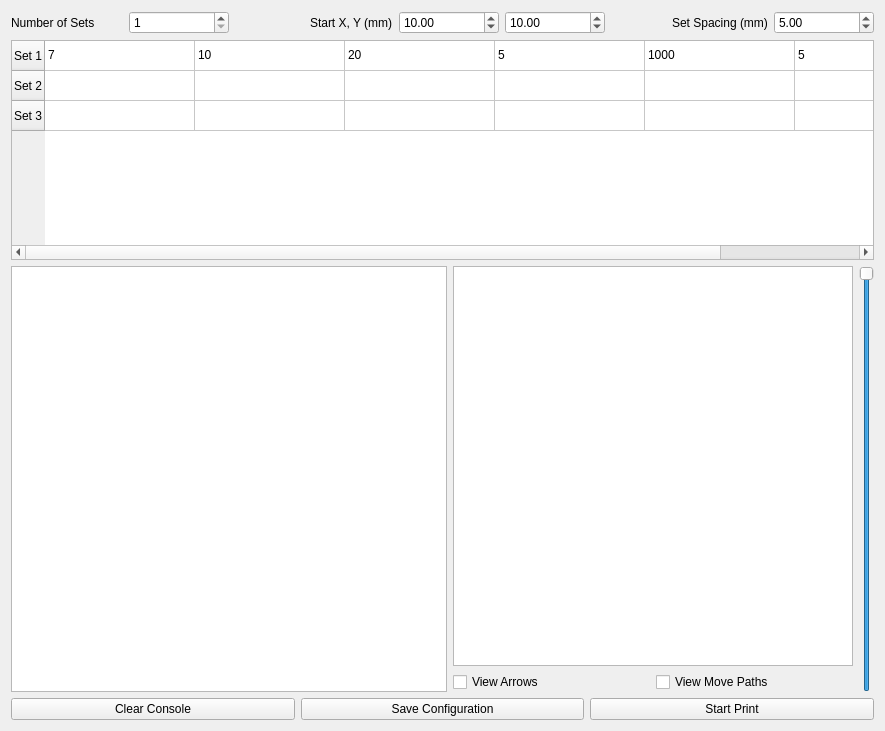
<?xml version="1.0" encoding="UTF-8"?>
<ui version="4.0">
 <class>LinePrintWidget</class>
 <widget class="QWidget" name="LinePrintWidget">
  <property name="geometry">
   <rect>
    <x>0</x>
    <y>0</y>
    <width>885</width>
    <height>731</height>
   </rect>
  </property>
  <property name="windowTitle">
   <string>Form</string>
  </property>
  <layout class="QVBoxLayout" name="verticalLayout_3">
   <item>
    <layout class="QHBoxLayout" name="horizontalLayout_7">
     <item>
      <widget class="QLabel" name="label_numSets">
       <property name="sizePolicy">
        <sizepolicy hsizetype="Fixed" vsizetype="Preferred">
         <horstretch>0</horstretch>
         <verstretch>0</verstretch>
        </sizepolicy>
       </property>
       <property name="minimumSize">
        <size>
         <width>112</width>
         <height>0</height>
        </size>
       </property>
       <property name="maximumSize">
        <size>
         <width>112</width>
         <height>16777215</height>
        </size>
       </property>
       <property name="text">
        <string>Number of Sets</string>
       </property>
      </widget>
     </item>
     <item>
      <widget class="QSpinBox" name="numSets">
       <property name="maximumSize">
        <size>
         <width>100</width>
         <height>16777215</height>
        </size>
       </property>
       <property name="minimum">
        <number>1</number>
       </property>
       <property name="maximum">
        <number>10</number>
       </property>
       <property name="value">
        <number>1</number>
       </property>
      </widget>
     </item>
     <item alignment="Qt::AlignRight">
      <widget class="QLabel" name="label_StartXY">
       <property name="text">
        <string>Start X, Y (mm)</string>
       </property>
      </widget>
     </item>
     <item>
      <widget class="QDoubleSpinBox" name="startX">
       <property name="maximumSize">
        <size>
         <width>100</width>
         <height>16777215</height>
        </size>
       </property>
       <property name="value">
        <double>10.000000000000000</double>
       </property>
      </widget>
     </item>
     <item>
      <widget class="QDoubleSpinBox" name="startY">
       <property name="maximumSize">
        <size>
         <width>100</width>
         <height>16777215</height>
        </size>
       </property>
       <property name="value">
        <double>10.000000000000000</double>
       </property>
      </widget>
     </item>
     <item alignment="Qt::AlignRight">
      <widget class="QLabel" name="label_setSpacing">
       <property name="text">
        <string>Set Spacing (mm)</string>
       </property>
      </widget>
     </item>
     <item>
      <widget class="QDoubleSpinBox" name="setSpacing">
       <property name="maximumSize">
        <size>
         <width>100</width>
         <height>16777215</height>
        </size>
       </property>
       <property name="decimals">
        <number>2</number>
       </property>
       <property name="minimum">
        <double>0.010000000000000</double>
       </property>
       <property name="value">
        <double>5.000000000000000</double>
       </property>
      </widget>
     </item>
    </layout>
   </item>
   <item>
    <widget class="QTableWidget" name="tableWidget">
     <attribute name="horizontalHeaderVisible">
      <bool>false</bool>
     </attribute>
     <attribute name="horizontalHeaderCascadingSectionResizes">
      <bool>false</bool>
     </attribute>
     <attribute name="horizontalHeaderDefaultSectionSize">
      <number>150</number>
     </attribute>
     <attribute name="verticalHeaderCascadingSectionResizes">
      <bool>false</bool>
     </attribute>
     <row>
      <property name="text">
       <string>Set 1</string>
      </property>
     </row>
     <row>
      <property name="text">
       <string>Set 2</string>
      </property>
     </row>
     <row>
      <property name="text">
       <string>Set 3</string>
      </property>
     </row>
     <column>
      <property name="text">
       <string>Number of Lines</string>
      </property>
     </column>
     <column>
      <property name="text">
       <string>Line Spacing (mm)</string>
      </property>
     </column>
     <column>
      <property name="text">
       <string>Line Length (mm)</string>
      </property>
     </column>
     <column>
      <property name="text">
       <string>Droplet Spacing (um)</string>
      </property>
     </column>
     <column>
      <property name="text">
       <string>Jetting Frequency (Hz)</string>
      </property>
     </column>
     <column>
      <property name="text">
       <string>Printing Velocity (mm/s)</string>
      </property>
     </column>
     <item row="0" column="0">
      <property name="text">
       <string>7</string>
      </property>
     </item>
     <item row="0" column="1">
      <property name="text">
       <string>10</string>
      </property>
     </item>
     <item row="0" column="2">
      <property name="text">
       <string>20</string>
      </property>
     </item>
     <item row="0" column="3">
      <property name="text">
       <string>5</string>
      </property>
     </item>
     <item row="0" column="4">
      <property name="text">
       <string>1000</string>
      </property>
     </item>
     <item row="0" column="5">
      <property name="text">
       <string>5</string>
      </property>
     </item>
     <item row="1" column="0">
      <property name="text">
       <string/>
      </property>
     </item>
    </widget>
   </item>
   <item>
    <layout class="QHBoxLayout" name="horizontalLayout_5" stretch="8,5,1">
     <item>
      <widget class="QTextEdit" name="consoleOutput">
       <property name="sizePolicy">
        <sizepolicy hsizetype="Expanding" vsizetype="Minimum">
         <horstretch>0</horstretch>
         <verstretch>0</verstretch>
        </sizepolicy>
       </property>
       <property name="sizeAdjustPolicy">
        <enum>QAbstractScrollArea::AdjustIgnored</enum>
       </property>
       <property name="readOnly">
        <bool>true</bool>
       </property>
      </widget>
     </item>
     <item>
      <layout class="QVBoxLayout" name="verticalLayout_2">
       <item>
        <widget class="SvgView" name="SVGViewer">
         <property name="sizePolicy">
          <sizepolicy hsizetype="Expanding" vsizetype="Expanding">
           <horstretch>0</horstretch>
           <verstretch>0</verstretch>
          </sizepolicy>
         </property>
         <property name="minimumSize">
          <size>
           <width>400</width>
           <height>400</height>
          </size>
         </property>
         <property name="maximumSize">
          <size>
           <width>400</width>
           <height>400</height>
          </size>
         </property>
         <property name="mouseTracking">
          <bool>false</bool>
         </property>
         <property name="interactive">
          <bool>false</bool>
         </property>
         <property name="transformationAnchor">
          <enum>QGraphicsView::AnchorViewCenter</enum>
         </property>
         <property name="resizeAnchor">
          <enum>QGraphicsView::AnchorViewCenter</enum>
         </property>
        </widget>
       </item>
       <item>
        <layout class="QHBoxLayout" name="horizontalLayout_6">
         <item>
          <widget class="QCheckBox" name="viewArrows">
           <property name="text">
            <string>View Arrows</string>
           </property>
          </widget>
         </item>
         <item>
          <widget class="QCheckBox" name="viewMovePaths">
           <property name="text">
            <string>View Move Paths</string>
           </property>
          </widget>
         </item>
        </layout>
       </item>
      </layout>
     </item>
     <item>
      <widget class="QSlider" name="printPercentSlider">
       <property name="maximum">
        <number>1000</number>
       </property>
       <property name="value">
        <number>1000</number>
       </property>
       <property name="sliderPosition">
        <number>1000</number>
       </property>
       <property name="orientation">
        <enum>Qt::Vertical</enum>
       </property>
      </widget>
     </item>
    </layout>
   </item>
   <item>
    <layout class="QHBoxLayout" name="horizontalLayout_8">
     <item>
      <widget class="QPushButton" name="clearConsole">
       <property name="text">
        <string>Clear Console</string>
       </property>
      </widget>
     </item>
     <item>
      <widget class="QPushButton" name="saveConfig">
       <property name="text">
        <string>Save Configuration</string>
       </property>
      </widget>
     </item>
     <item>
      <widget class="QPushButton" name="startPrint">
       <property name="text">
        <string>Start Print</string>
       </property>
      </widget>
     </item>
    </layout>
   </item>
  </layout>
 </widget>
 <customwidgets>
  <customwidget>
   <class>SvgView</class>
   <extends>QGraphicsView</extends>
   <header>svgview.h</header>
  </customwidget>
 </customwidgets>
 <resources/>
 <connections/>
</ui>
